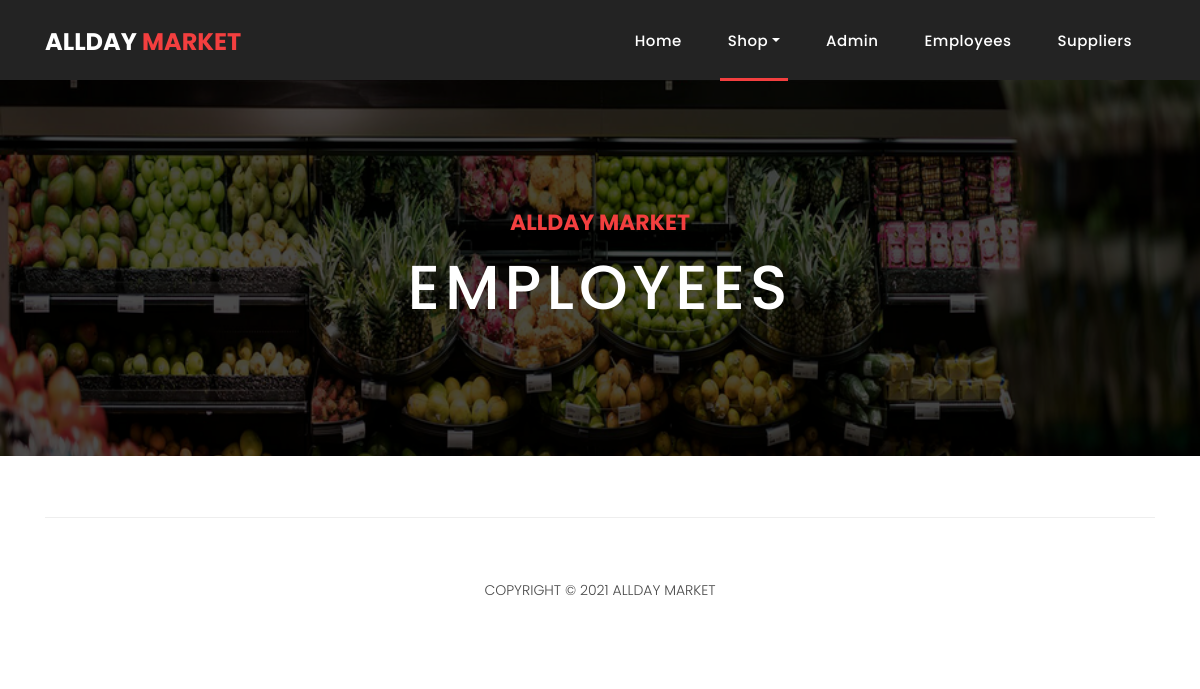
The app's page /suppliers.php (signed in), older data.
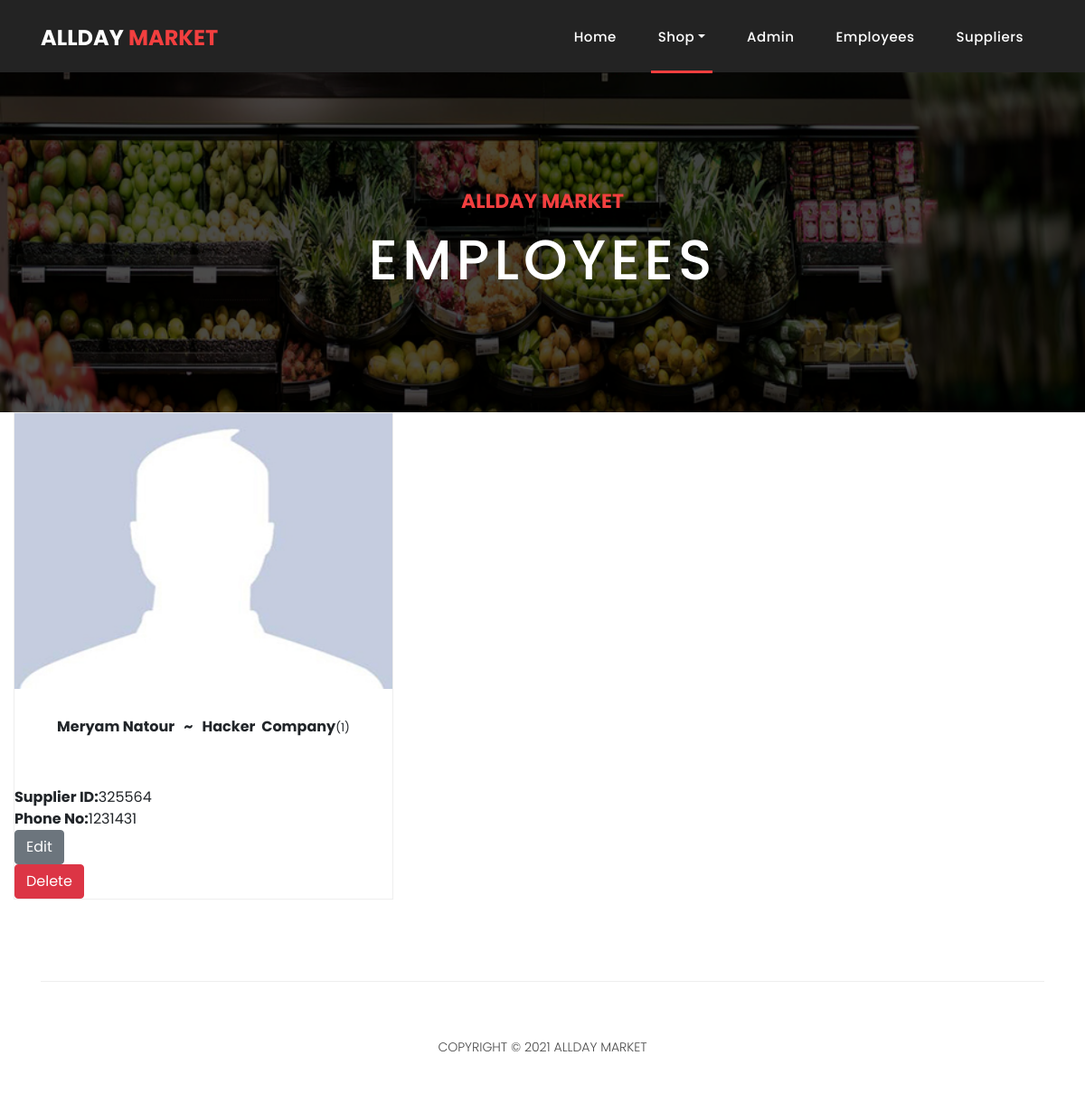
The same page, newer data.
### tables this page shows
CREATE TABLE `suppliers` (
  `id` int(11) NOT NULL,
  `sID` int(11) NOT NULL,
  `name` varchar(256) NOT NULL,
  `company` varchar(256) NOT NULL,
  `phone` int(15) NOT NULL,
  `avatar` varchar(256) DEFAULT NULL
);

### suppliers.php (the view, shortened to what this page needs)
<!DOCTYPE html>
<html lang="en">
   <head>
      <link href="vendor/bootstrap/css/bootstrap.min.css" rel="stylesheet">
      <link rel="stylesheet" href="assets/css/fontawesome.css">
      <link rel="stylesheet" href="assets/css/style.css">
      <link rel="stylesheet" href="assets/css/owl.css">
   </head>
   <body>
      <header class="">
         <?php
            if(isset($_SESSION['email'])){
            	if($_SESSION['email'] === 'admin@allday.com'){
            $basedir = realpath(__DIR__);
            		include($basedir . '/navbars/navadmin.php');
            	}
            	else{
            $basedir = realpath(__DIR__);
            		include($basedir . '/navbars/navuser.php');
            	}
            }
            else{
            $basedir = realpath(__DIR__);
            include($basedir . '/navbars/nav.php');
            }
            ?>
      </header>
      <div class="page-heading about-heading header-text" style="background-image: url(assets/images/veghs.png);">
         <div class="container">
            <div class="row">
               <div class="col-md-12">
                  <div class="text-content">
                     <h4>AllDay Market</h4>
                     <h2>Employees</h2>
                  </div>
               </div>
            </div>
         </div>
      </div>
      <div class="col-md-9">
         <div class="row">
            <?php
                           include 'db.php';
                           $sql = "SELECT * FROM suppliers";
                           $stmt= mysqli_stmt_init($conn);
                           mysqli_stmt_prepare($stmt,$sql);
                           mysqli_stmt_execute($stmt);
                           $results=mysqli_stmt_get_result($stmt);
               	if(isset($_SESSION['email'])){
               	if($_SESSION['email'] === 'admin@allday.com'){
               		while ($row=mysqli_fetch_assoc($results))
               			{
               			  $ID = $row['id'];
               			  $sID=$row['sID'];
                                         $sName=$row['name'];
                                         $company=$row['company'];
                                         $phone=$row['phone'];
               			  $img = $row['avatar'];
               			  echo '
               				<div class="col-md-6">
               				  <div class="product-item">
               					<a href="#"><img src="'.$img.'" alt=""></a>
               				   <div class="down-content">
               					<center><strong>'.$sName.' &nbsp ~ &nbsp '.$company.'&nbsp Company</strong><small>('.$ID.')</small></center>
               					 </div>
               					  <br>
               					  <div>
               					  <ul>
               					  <li><strong>Supplier ID:</strong>'.$sID.'</li>
               					  <li><strong>Phone No:</strong>'.$phone.'</li>
               					  </div>
               					  <div>
                               <a href="editSupplierForm.php?id='.$ID.'">
                               <button class="btn btn-secondary" type="button" class="filled-button" class="editBtn">Edit</button>
                               </a>
                               <form action="updateSupplier.php" method="post">
                               <input type="hidden" name="id" value="'.$ID.'">
                               <fieldset>
                               <button type="submit" name="supplierDel" id="form-submit" class="btn btn-danger">Delete</button>
                               </fieldset>
                               </form>
                           </div>
                           </div>
                         </div>
                         ';
               			}
               	}
               	}
               else{
               			  echo '
               				You cant see here
               			  ';
               	}
               		  ?>
         </div>
      </div>
      <footer>
         <div class="container">
            <div class="row">
               <div class="col-md-12">
                  <div class="inner-content">
                     <p>Copyright © 2021 AllDay Market</p>
                  </div>
               </div>
            </div>
         </div>
      </footer>
   </body>
</html>

Row changes from the older to the newer data that the page shows:
added suppliers: avatar (placeholder picture), name "Meryam Natour", company "Hacker", id "1", sID "325564", phone "1231431"
